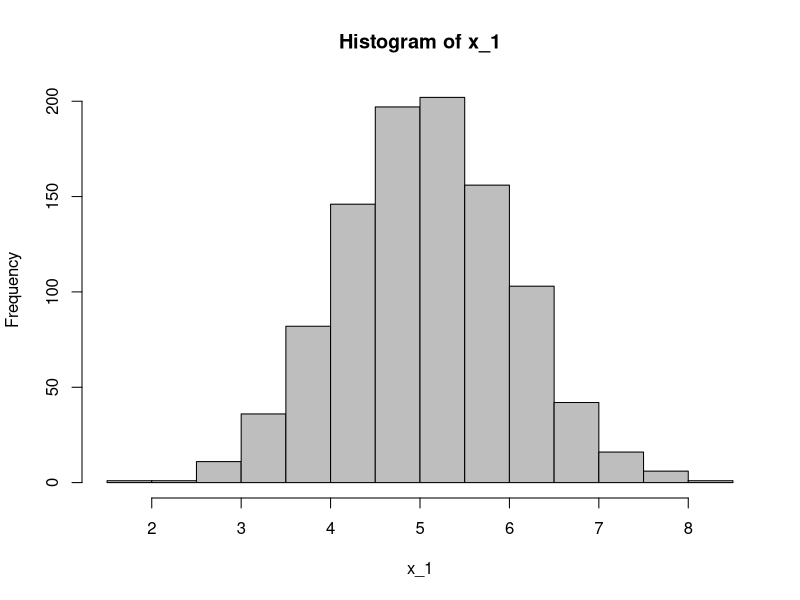
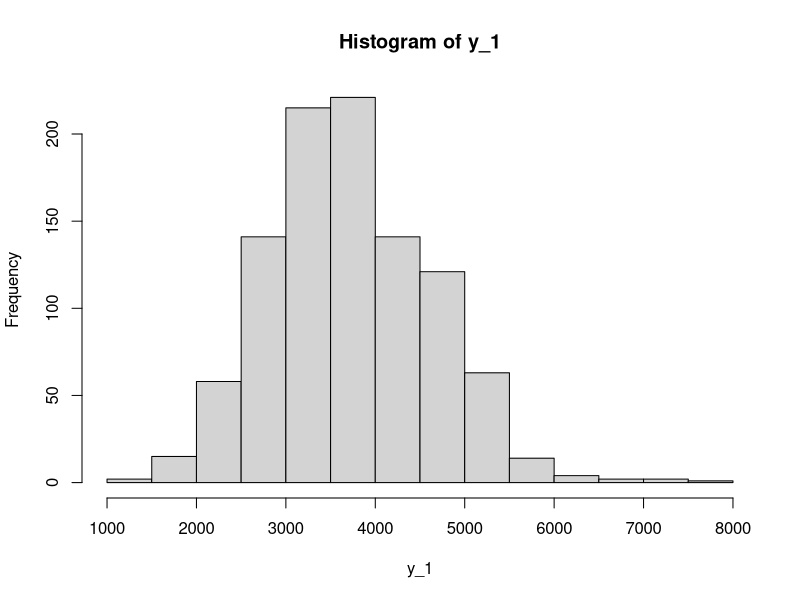
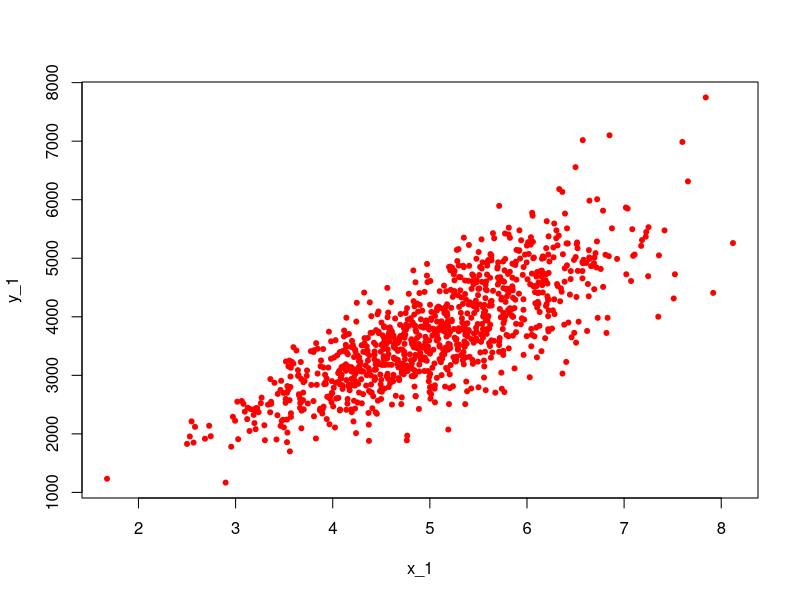
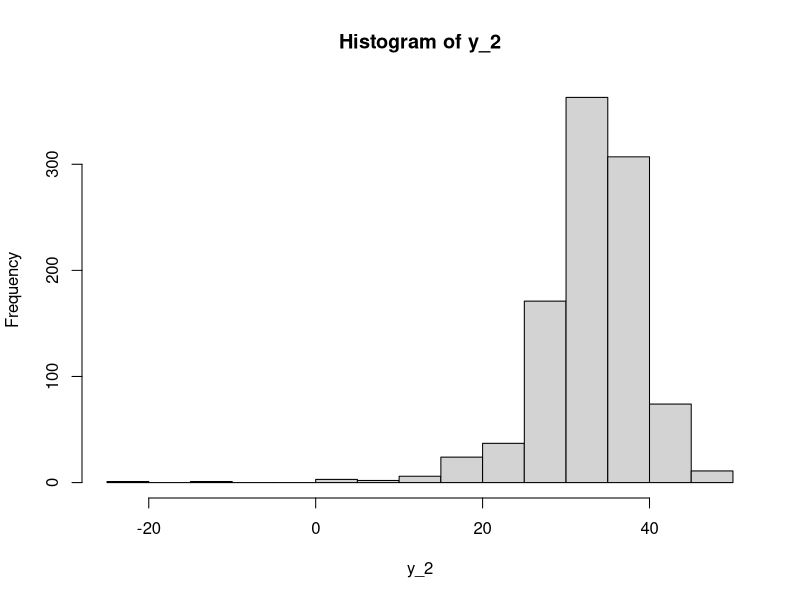
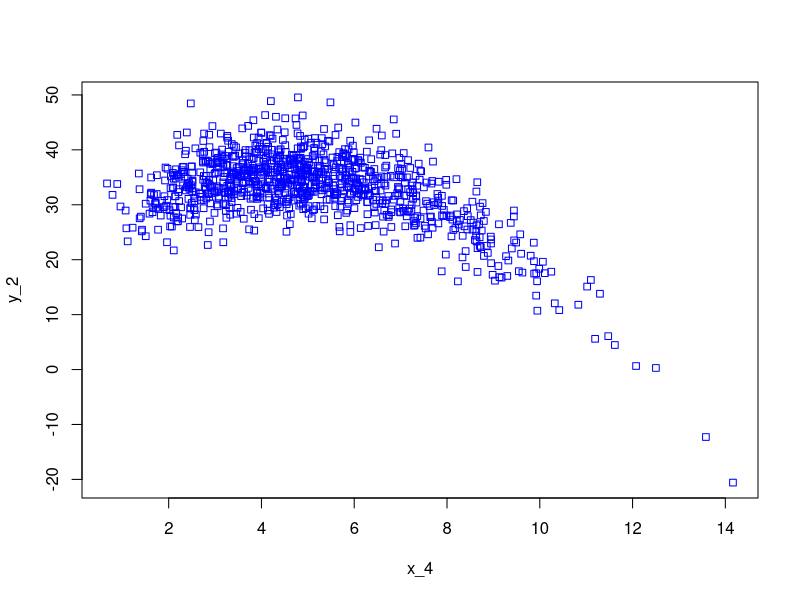

Recreate these plots in R, in order.
x_1 <- rnorm(1000,5,1)
x_2 <- rnorm(1000,20,3)
x_3 <- x_2*x_1

hist(x_1, col = 'grey')

true_error1 <- rnorm(1000,0,3)
true_b0 <- 1.1
true_b1 <- 8.2
true_b2 <- -3
true_b3 <- 37


y_1 <- true_b0 + true_b1*x_1 + true_b2*x_2 + true_b3*x_3 + true_error1
hist(y_1)


plot(x_1, y_1, pch = 20, col = 'red')

run1 <- lm(y_1 ~ x_1 + x_2 + x_3)
run1

x_4 <- rgamma(1000,5,1)
x_5 <- rgamma(1000,20,3)
x_6 <- x_4^2

true_error2 <- rnorm(1000,0,3)
true_b_0 <- 11
true_b_1 <- 5.3
true_b_2 <- 2
true_b_3 <- -0.6


y_2 <- true_b_0 + true_b_1*x_4 + true_b_2*x_5 + true_b_3*x_6 + true_error2
hist(y_2)
  
plot(x_4, y_2, pch = 22, col = 'blue')

run2 <- lm(y_2 ~ x_4 + x_5 + x_6)
run2
